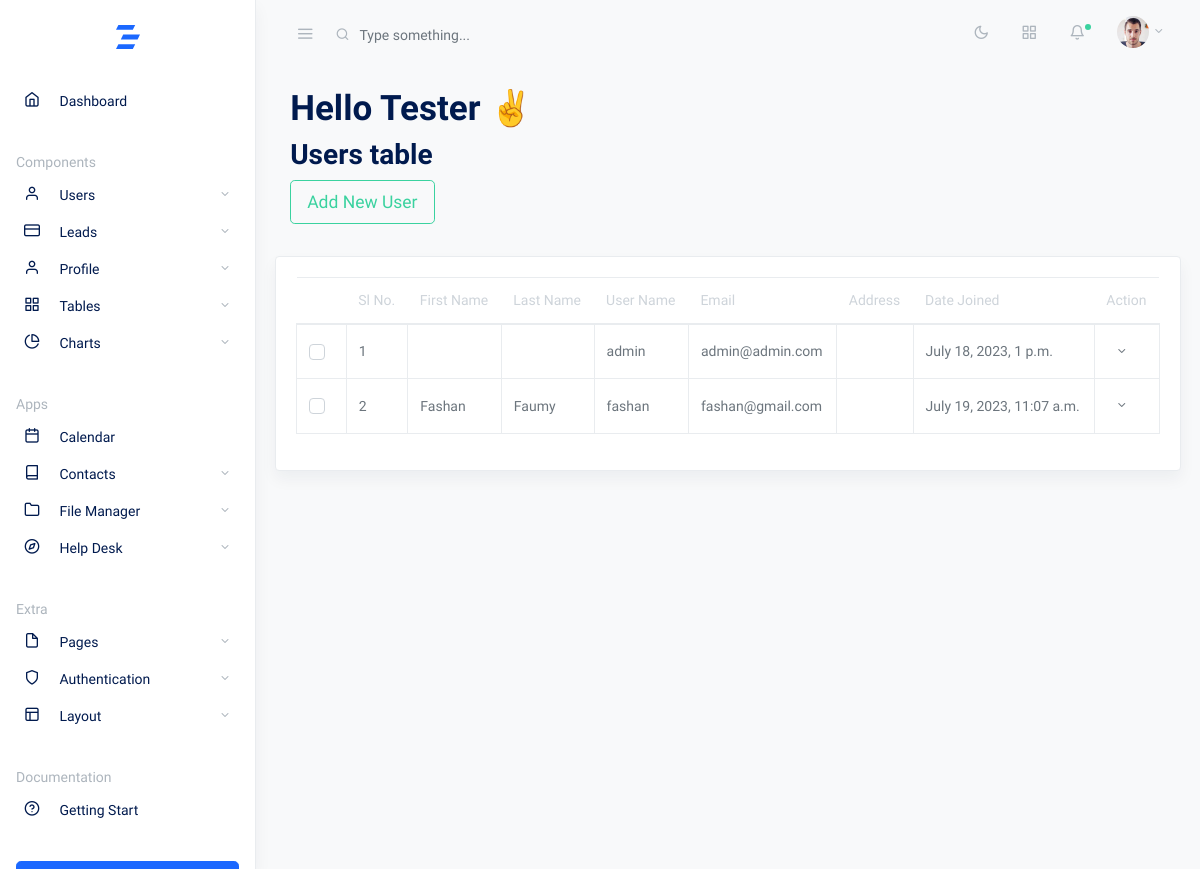
/base/add_new_user/ (signed in), run on the app's committed database.
### accounts/models.py (models this page shows)
class CustomUserTypes(AbstractUser):
    is_sales = models.BooleanField(default = False)
    is_advisor = models.BooleanField(default=False)
    is_admin = models.BooleanField(default=False)

### base/views.py (the view)
# urls.py: path('add_new_user/', add_new_user, name='add_new_user'),
def add_new_user(request):
    if request.user.is_authenticated:
        filtered_user = CustomUserTypes.objects.filter(username=request.user)
        view_all_users = CustomUserTypes.objects.exclude(username=request.user)
        return render(request, 'base/add_new_user.html', locals())
    else:
        return render(request, 'base/add_new_user.html')

### templates/base/add_new_user.html (shortened to what this page needs)
{% extends 'base.html' %}
{% load static %}
{% block content %}
    <div class="wrapper">
        <main role="main" class="main-content">
            <div class="container-fluid">
                <div class="row justify-content-center">
                    <div class="col-12">
                        {% for fu in filtered_user %}
                        <h1 class="page-title">Hello {{fu}} ✌</h1>
                        {% endfor %}
                        <h2 class="mb-2 page-title">Users table</h2>
                        <p class="card-text">
                            <button type="button" class="btn mb-2 btn-outline-success btn-lg" data-toggle="modal"
                                data-target=".bd-example-modal-lg">Add New User</button>
                        </p>
                    </div>
                </div>
            </div>
            <div class="row my-4">
                <div class="col-md-12">
                    <div class="card shadow">
                        <div class="card-body">
                            <table class="table datatables" id="dataTable-1">
                                <thead>
                                    <tr>
                                        <th></th>
                                        <th>Sl No.</th>
                                        <th>First Name</th>
                                        <th>Last Name</th>
                                        <th>User Name</th>
                                        <th>Email</th>
                                        <th>Address</th>
                                        <th>Date Joined</th>
                                        <th>Action</th>
                                    </tr>
                                </thead>
                                <tbody class="table-bordered">
                                    {% for vau in view_all_users %}
                                    <tr>
                                        <td>
                                            <div class="custom-control custom-checkbox">
                                            </div>
                                        </td>
                                        <td>
                                            {{forloop.counter}}
                                        </td>
                                        <td>
                                            {{vau.first_name}}
                                        </td>
                                        <td>
                                            {{vau.last_name}}
                                        </td>
                                        <td>
                                            {{vau}}
                                        </td>
                                        <td>
                                            {{vau.email}}
                                        </td>
                                        <td>
                                        </td>
                                        <td>
                                            {{vau.date_joined}}
                                        </td>
                                        <td>
                                                <div class="dropdown">
                                                    <button class="btn btn-sm dropdown-toggle" type="button" id="dr4"
                                                        data-toggle="dropdown" aria-haspopup="true"
                                                        aria-expanded="false">
                                                    </button>
                                                </div>
                                        </td>
                                    </tr>
                                    {% endfor %}
                                </tbody>
                            </table>
                        </div>
                    </div>
                </div>
            </div>
    </div>
    </div>
{% endblock %}

### data on the page
CustomUserTypes: username "Tester"
CustomUserTypes: username "admin", email "admin@admin.com", date_joined "July 18, 2023, 1 p.m."
CustomUserTypes: first_name "Fashan", last_name "Faumy", username "fashan", email "fashan@gmail.com", date_joined "July 19, 2023, 11:07 a.m."
